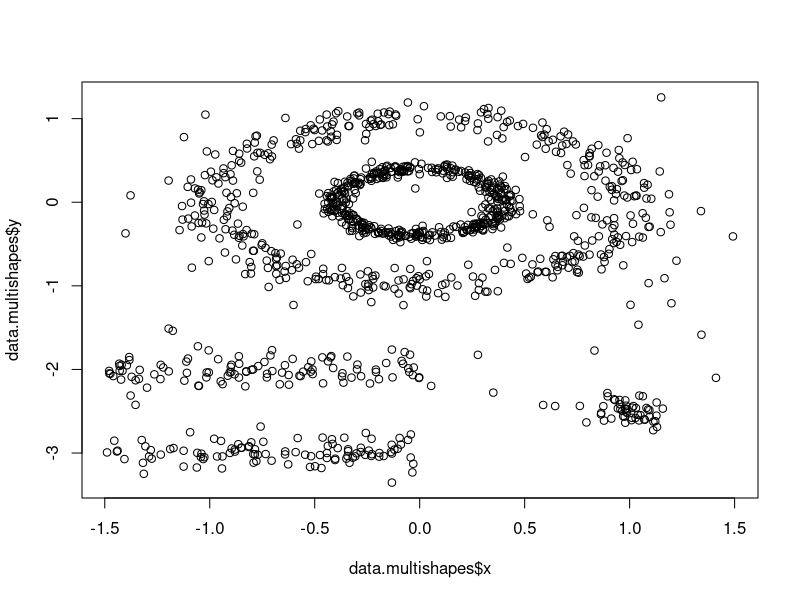
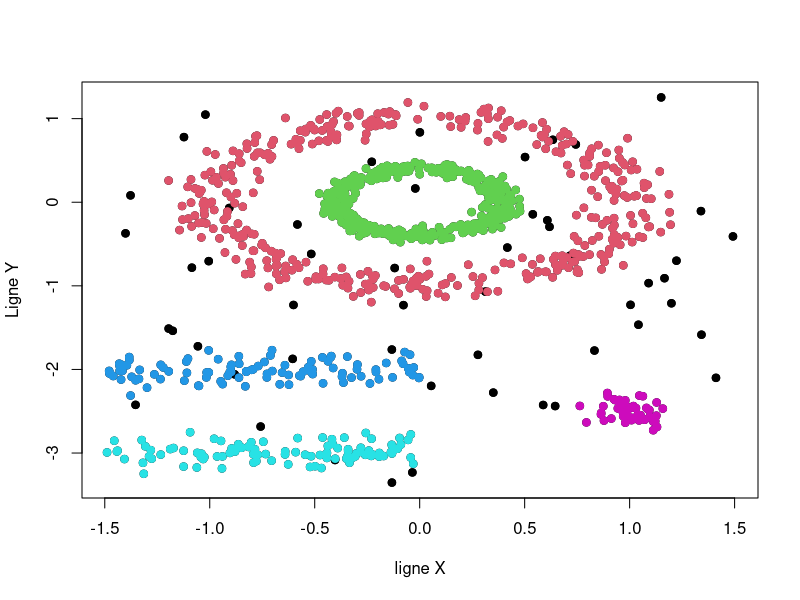
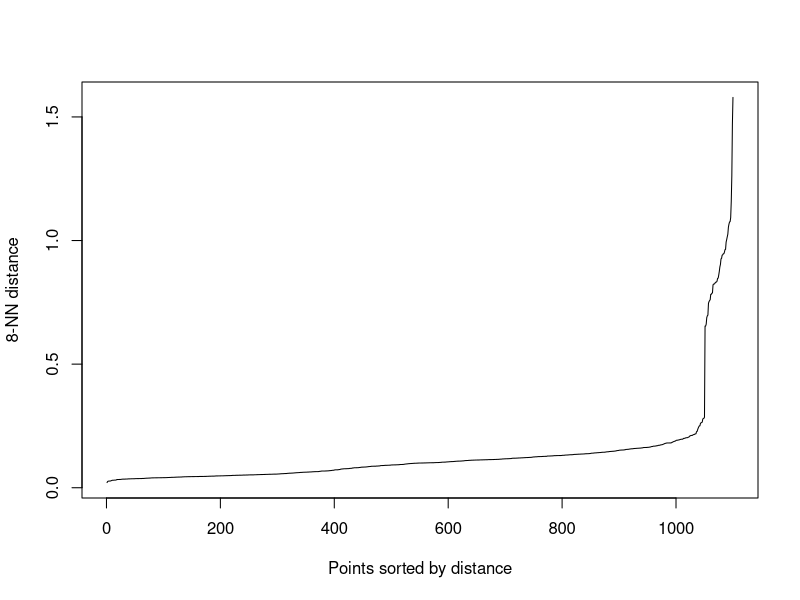

Source code (R) for these figures, in order:
# Title     : TODO
# Objective : TODO
# Created by: AYOUB
# Created on: 13/12/2020

set.seed(0)

# Instalation de package
install.packages("dbscan")
library(dbscan)

# charger les données
data.multishapes <- read.table("multishapes.txt", header = TRUE)
plot(data.multishapes$x, data.multishapes$y)

# appliquer la fonction dbscan
data.dbscan <- dbscan(data.multishapes, eps = 0.15, minPts = 5)
data.dbscan

afficherCluster <- function (data, dbscan, xl, yl) {
  nb <- max(dbscan$cluster)
  plot(data$x, data$y, xlab = xl, ylab = yl)
  for (i in 0:nb) {
    clusters <- subset(data, dbscan$cluster == i)
    points(clusters$x, clusters$y, col = (i+1), pch = 19)
  }
}

afficherCluster(data.multishapes, data.dbscan, "ligne X", "Ligne Y")

# si on change epsilone plus petit on obtient plusieurs clusters
# sinon pour le minPts on si on diminue la valuer on obtient des plus de clusters

kNNdist(data.multishapes, k = 8)
kNNdistplot(data.multishapes, k = 8)
